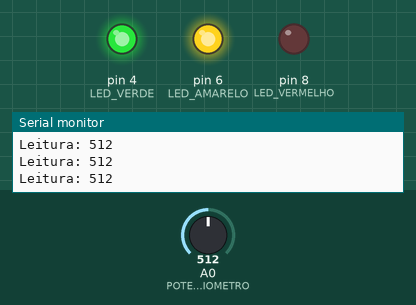
Recording of a sketch running on a simulated Arduino Uno, built with avr-gcc and run on an emulated ATmega328P. Shown: output pins drawn as LEDs (lit = HIGH), the last lines printed to the serial monitor. The test bench sets the inputs (shaded band); at power-on: A0 (POTENCIOMETRO) = 512.

Above: at 1.2 s.
1.3 s: A0 (POTENCIOMETRO) set to 488
At 2.5 s:
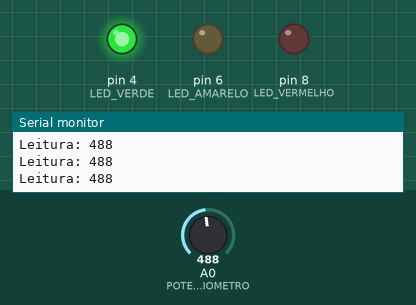
2.8 s: A0 (POTENCIOMETRO) set to 266
5.8 s: A0 (POTENCIOMETRO) set to 241
At 6.6 s:
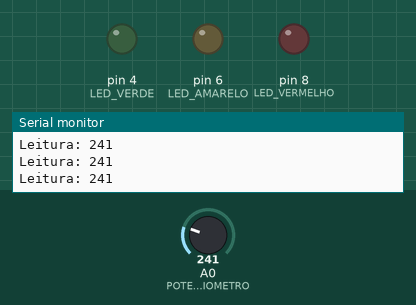
7.3 s: A0 (POTENCIOMETRO) set to 760
At 8.0 s:
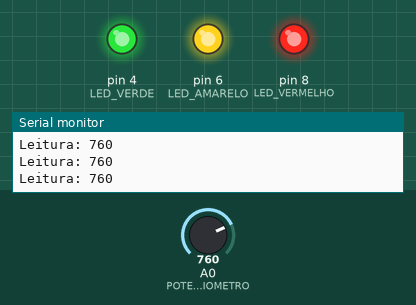
Timing chart, 0 to 9.8 s (numbered marks = the images above; inputs shaded):
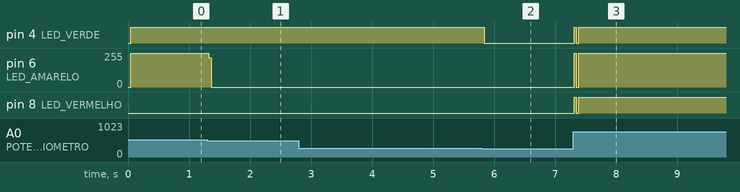

The sketch:

coluna_leds.ino
```cpp
const int LED_VERDE = 4;
const int LED_AMARELO = 6;
const int LED_VERMELHO = 8;
const int POTENCIOMETRO = A0;

int leituraPotenc = 0;

void setup() {
  pinMode(LED_VERDE, OUTPUT);
  pinMode(LED_AMARELO, OUTPUT);
  pinMode(LED_VERMELHO, OUTPUT);

  Serial.begin(9600);
}

void loop() {
  int leituraPotenc = analogRead(POTENCIOMETRO);

  //Imprimir a leitura do potenciômetro
  Serial.print("Leitura: ");
  Serial.println(leituraPotenc);

  // Controla os LEDs com base na leitura
  digitalWrite(LED_VERDE, LOW);
  digitalWrite(LED_AMARELO, LOW);
  digitalWrite(LED_VERMELHO, LOW);

  if(leituraPotenc >= 250 && leituraPotenc <= 500) {
    digitalWrite(LED_VERDE, HIGH);

  } else if(leituraPotenc >= 501 && leituraPotenc <= 750) {
    digitalWrite(LED_VERDE, HIGH);
    digitalWrite(LED_AMARELO, HIGH);

  } else if(leituraPotenc >= 751) {
    digitalWrite(LED_VERDE, HIGH);
    digitalWrite(LED_AMARELO, HIGH);
    digitalWrite(LED_VERMELHO, HIGH);
  }
}
```

Measured:
- the behaviour switches between 501 and 500 on A0 (POTENCIOMETRO) (found by bisection; images 0 and 1)
- the behaviour switches between 250 and 249 on A0 (POTENCIOMETRO) (found by bisection; images 1 and 2)
- after the input at 1.3 s, pin 6 (LED_AMARELO): 255/255 → 0/255 at once
- after the input at 5.8 s, pin 4 (LED_VERDE): HIGH → LOW at once
- after the input at 7.3 s, pin 4 (LED_VERDE), pin 8 (LED_VERMELHO): LOW → HIGH at once, → LOW 0.03 s later, → HIGH 0.04 s later; pin 6 (LED_AMARELO): 0/255 → 255/255 at once
